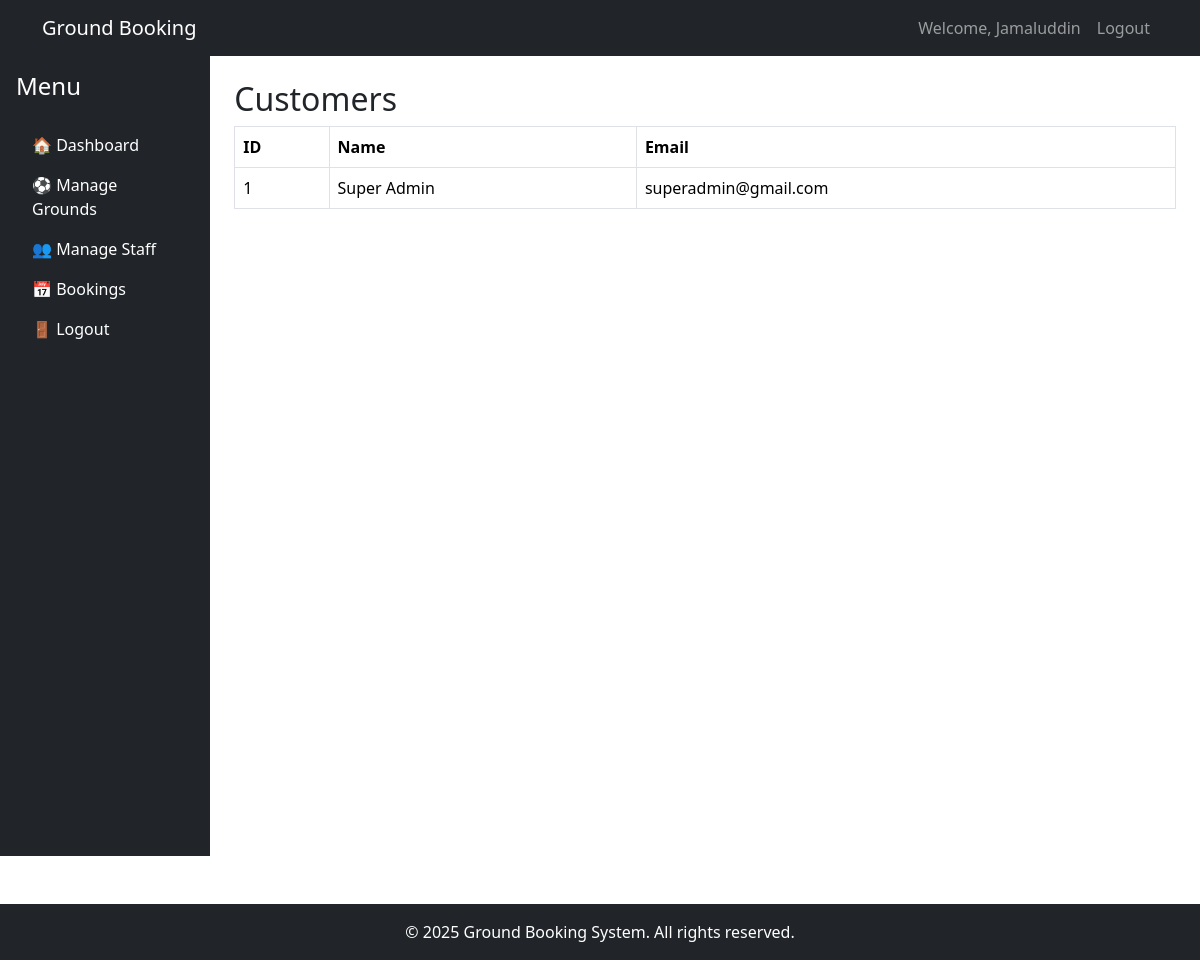
Page /admin/customers.php (signed in) on the committed database.
### tables this page shows
CREATE TABLE `users` (
  `id` int(11) NOT NULL,
  `name` varchar(100) NOT NULL,
  `email` varchar(150) NOT NULL,
  `password` varchar(255) NOT NULL,
  `role` enum('superadmin','admin','staff','customer') NOT NULL,
  `parent_admin_id` int(11) DEFAULT NULL,
  `phone` varchar(20) DEFAULT NULL,
  `status` tinyint(1) DEFAULT 1,
  `created_at` timestamp NOT NULL DEFAULT current_timestamp()
);

### admin/customers.php (the view, shortened to what this page needs)
<?php
include '../config/db.php';
$admin_id = $_SESSION['user_id'];
?>
<?php include '../includes/header.php'; ?>
<div class="d-flex">
    <?php include '../includes/sidebar.php'; ?>
    <div class="container-fluid p-4">
        <h2>Customers</h2>
        <table class="table table-bordered">
            <thead>
                <tr><th>ID</th><th>Name</th><th>Email</th></tr>
            </thead>
            <tbody>
                <?php
                $sql = "SELECT DISTINCT u.id, u.name, u.email
                        FROM bookings b
                        JOIN users u ON b.customer_id = u.id
                        JOIN grounds g ON b.ground_id = g.id
                        WHERE g.admin_id=$admin_id";
                $result = $conn->query($sql);
                while ($row = $result->fetch_assoc()) {
                    echo "<tr>
                        <td>{$row['id']}</td>
                        <td>{$row['name']}</td>
                        <td>{$row['email']}</td>
                    </tr>";
                }
                ?>
            </tbody>
        </table>
    </div>
</div>
<?php include '../includes/footer.php'; ?>

### rows in the picture
users: id "1", name "Super Admin", email "superadmin@gmail.com"

### other values in the picture
$_SESSION['name'] "Jamaluddin"
